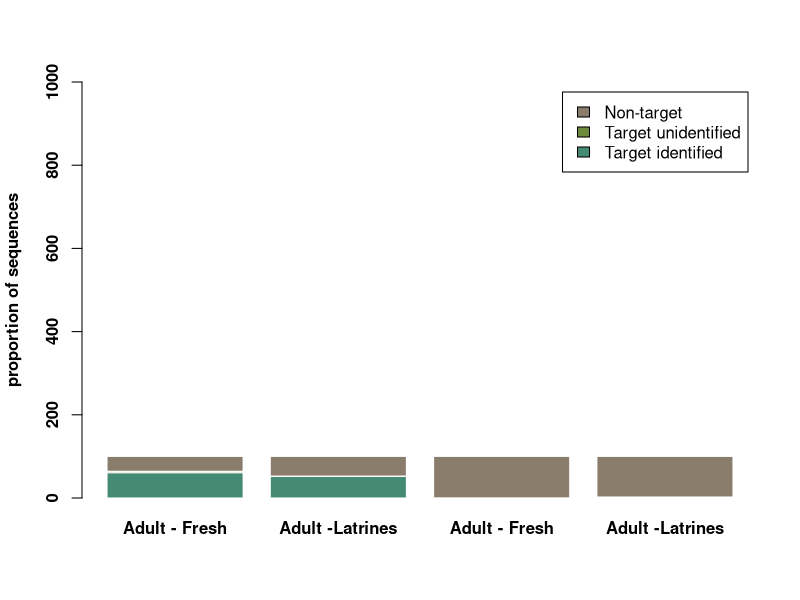
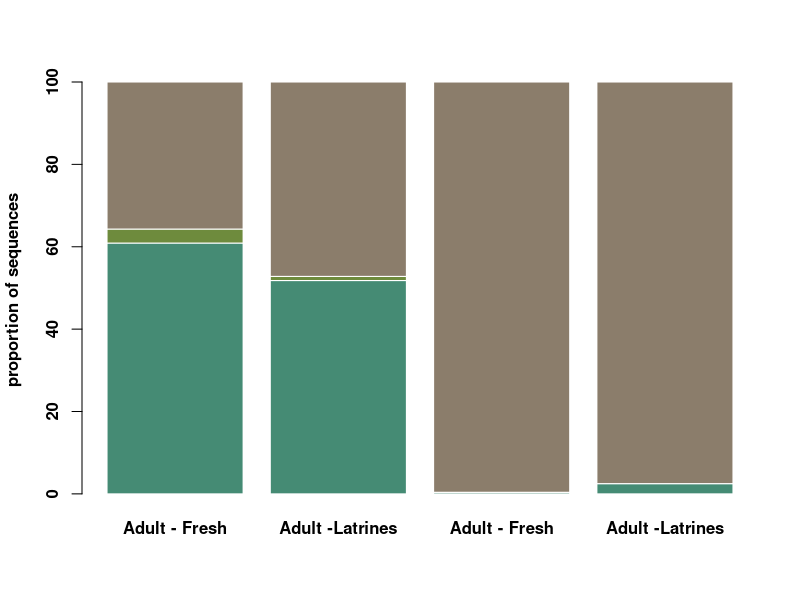

The R script that drew these images, in order:
#From table 2

adult_fresh_fish<-c(60.9, 3.4, 17.9+17.8)
adult_latrines_fish<-c(51.8,1,13+34.2) # brought back to 100 for pres
adult_fresh_cephalo<-c(0.4, 0, 99.6)
adult_latrines_cephalo<-c(2.5,0,97.5)


data<-cbind(adult_fresh_fish,adult_latrines_fish,adult_fresh_cephalo,adult_latrines_cephalo)

#Ugy way of captuyring the labels
pdf("figtable2nolegend.pdf")
barplot(data, col=colors()[rev(c(23,89,12))] , border="white", font.axis=2, beside=F, names=c("Adult - Fresh", "Adult -Latrines","Adult - Fresh", "Adult -Latrines"),  font.lab=2,xlab="",ylab  = "proportion of sequences",legend= c("Target identified", "Target unidentified","Non-target"),ylim=c(0,1000))
dev.off()
apply(data,2,sum)

pdf("figtable2nolegend.pdf")
barplot(data, col=colors()[rev(c(23,89,12))] , border="white", font.axis=2, beside=F, names=c("Adult - Fresh", "Adult -Latrines","Adult - Fresh", "Adult -Latrines"),  font.lab=2,xlab="",ylab  = "proportion of sequences",)
dev.off()
apply(data,2,sum)
